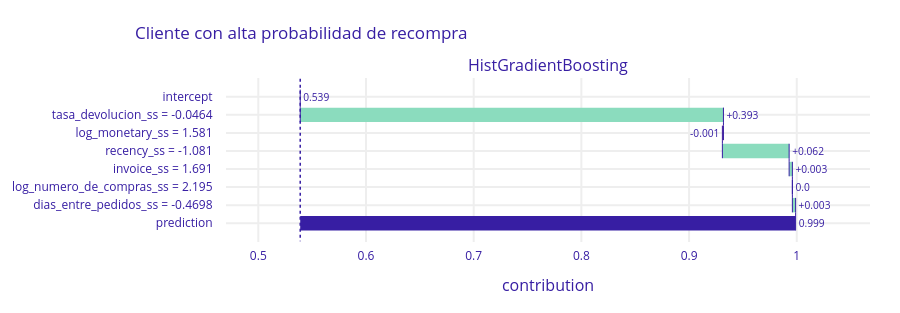
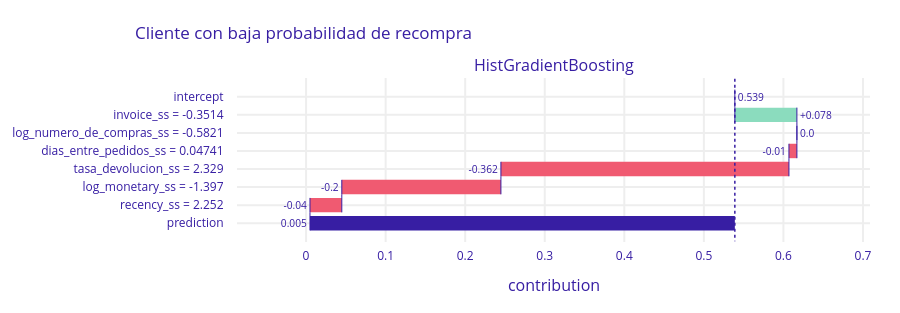

Source (notebook cell) for these figures, in order:
### Markdown cell above
#### Local

### Code cell
# ============================================================
# LOCAL — explicar un cliente concreto
# ============================================================

probas = modelo_final.best_estimator_.predict_proba(val_x)[:, 1]

# Cliente con alta probabilidad
idx_alto = probas.argmax()
cliente_alto = val_x.iloc[[idx_alto]]

bd_alto = explainer.predict_parts(cliente_alto, type='break_down')
bd_alto.plot(title='Cliente con alta probabilidad de recompra')

# Cliente con baja probabilidad
idx_bajo = probas.argmin()
cliente_bajo = val_x.iloc[[idx_bajo]]

bd_bajo = explainer.predict_parts(cliente_bajo, type='break_down')
bd_bajo.plot(title='Cliente con baja probabilidad de recompra')

### Figure 1 — Plotly figure (JSON) as saved in the notebook; plotly's stock layout.template omitted (floating-point values rounded to 4 significant figures)
{"data": [{"base": 0.5389, "connector": {"line": {"color": "#371ea3", "dash": "solid", "width": 1}, "mode": "spanning"}, "decreasing": {"marker": {"color": "#f05a71"}}, "hoverinfo": "text+delta", "hoverlabel": {"bgcolor": "rgba(0,0,0,0.8)"}, "hovertext": ["Average response: 0.539<br>Prediction: 0.999", "tasa_devolucion_ss = -0.0464<br>increases average response by", "log_monetary_ss = 1.581<br>decreases average response by", "recency_ss = -1.081<br>increases average response by", "invoice_ss = 1.691<br>increases average response by", "log_numero_de_compras_ss = 2.195<br>decreases average response by", "dias_entre_pedidos_ss = -0.4698<br>increases average response by", "Average response: 0.539<br>Prediction: 0.999"], "increasing": {"marker": {"color": "#8bdcbe"}}, "measure": ["relative", "relative", "relative", "relative", "relative", "relative", "relative", "total"], "orientation": "h", "showlegend": false, "text": ["0.539", "+0.393", "-0.001", "+0.062", "+0.003", "0.0", "+0.003", "0.999"], "textposition": "outside", "totals": {"marker": {"color": "#371ea3"}}, "type": "waterfall", "x": [0, 0.393, -0.001, 0.062, 0.003, 0, 0.003, 0.46], "xaxis": "x", "y": ["intercept", "tasa_devolucion_ss = -0.0464", "log_monetary_ss = 1.581", "recency_ss = -1.081", "invoice_ss = 1.691", "log_numero_de_compras_ss = 2.195", "dias_entre_pedidos_ss = -0.4698", "prediction"], "yaxis": "y"}], "layout": {"annotations": [{"font": {"size": 16}, "showarrow": false, "text": "HistGradientBoosting", "x": 0.5, "xanchor": "center", "xref": "paper", "y": 1, "yanchor": "bottom", "yref": "paper"}, {"font": {"size": 16}, "showarrow": false, "text": "contribution", "x": 0.5, "xanchor": "center", "xref": "paper", "y": 0, "yanchor": "top", "yref": "paper", "yshift": -30}], "font": {"color": "#371ea3"}, "height": 313, "margin": {"b": 71, "r": 30, "t": 78}, "shapes": [{"line": {"color": "#371ea3", "dash": "dot", "width": 1.5}, "type": "line", "x0": 0.5389, "x1": 0.5389, "xref": "x", "y0": -1, "y1": 8, "yref": "y"}], "title": {"text": "Cliente con alta probabilidad de recompra", "x": 0.15}, "xaxis": {"anchor": "y", "automargin": true, "domain": [0, 1], "fixedrange": true, "gridwidth": 2, "range": [0.47, 1.068], "tickcolor": "white", "ticklen": 3, "ticks": "outside", "type": "linear", "zeroline": false}, "yaxis": {"anchor": "x", "automargin": true, "autorange": "reversed", "domain": [0, 1], "fixedrange": true, "gridwidth": 2, "tickcolor": "white", "ticklen": 10, "ticks": "outside", "type": "category"}}}

### Figure 2 — Plotly figure (JSON) as saved in the notebook; plotly's stock layout.template omitted (floating-point values rounded to 4 significant figures)
{"data": [{"base": 0.5389, "connector": {"line": {"color": "#371ea3", "dash": "solid", "width": 1}, "mode": "spanning"}, "decreasing": {"marker": {"color": "#f05a71"}}, "hoverinfo": "text+delta", "hoverlabel": {"bgcolor": "rgba(0,0,0,0.8)"}, "hovertext": ["Average response: 0.539<br>Prediction: 0.005", "invoice_ss = -0.3514<br>increases average response by", "log_numero_de_compras_ss = -0.5821<br>decreases average response by", "dias_entre_pedidos_ss = 0.04741<br>decreases average response by", "tasa_devolucion_ss = 2.329<br>decreases average response by", "log_monetary_ss = -1.397<br>decreases average response by", "recency_ss = 2.252<br>decreases average response by", "Average response: 0.539<br>Prediction: 0.005"], "increasing": {"marker": {"color": "#8bdcbe"}}, "measure": ["relative", "relative", "relative", "relative", "relative", "relative", "relative", "total"], "orientation": "h", "showlegend": false, "text": ["0.539", "+0.078", "0.0", "-0.01", "-0.362", "-0.2", "-0.04", "0.005"], "textposition": "outside", "totals": {"marker": {"color": "#371ea3"}}, "type": "waterfall", "x": [0, 0.078, 0, -0.01, -0.362, -0.2, -0.04, -0.534], "xaxis": "x", "y": ["intercept", "invoice_ss = -0.3514", "log_numero_de_compras_ss = -0.5821", "dias_entre_pedidos_ss = 0.04741", "tasa_devolucion_ss = 2.329", "log_monetary_ss = -1.397", "recency_ss = 2.252", "prediction"], "yaxis": "y"}], "layout": {"annotations": [{"font": {"size": 16}, "showarrow": false, "text": "HistGradientBoosting", "x": 0.5, "xanchor": "center", "xref": "paper", "y": 1, "yanchor": "bottom", "yref": "paper"}, {"font": {"size": 16}, "showarrow": false, "text": "contribution", "x": 0.5, "xanchor": "center", "xref": "paper", "y": 0, "yanchor": "top", "yref": "paper", "yshift": -30}], "font": {"color": "#371ea3"}, "height": 313, "margin": {"b": 71, "r": 30, "t": 78}, "shapes": [{"line": {"color": "#371ea3", "dash": "dot", "width": 1.5}, "type": "line", "x0": 0.5389, "x1": 0.5389, "xref": "x", "y0": -1, "y1": 8, "yref": "y"}], "title": {"text": "Cliente con baja probabilidad de recompra", "x": 0.15}, "xaxis": {"anchor": "y", "automargin": true, "domain": [0, 1], "fixedrange": true, "gridwidth": 2, "range": [-0.0868, 0.7088], "tickcolor": "white", "ticklen": 3, "ticks": "outside", "type": "linear", "zeroline": false}, "yaxis": {"anchor": "x", "automargin": true, "autorange": "reversed", "domain": [0, 1], "fixedrange": true, "gridwidth": 2, "tickcolor": "white", "ticklen": 10, "ticks": "outside", "type": "category"}}}
